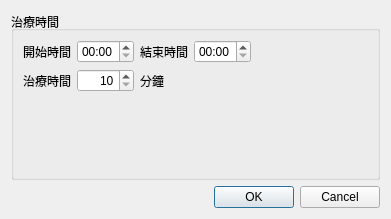
<?xml version="1.0" encoding="UTF-8"?>
<ui version="4.0">
 <class>Dialog_treat_time</class>
 <widget class="QDialog" name="Dialog_treat_time">
  <property name="windowModality">
   <enum>Qt::NonModal</enum>
  </property>
  <property name="geometry">
   <rect>
    <x>0</x>
    <y>0</y>
    <width>391</width>
    <height>219</height>
   </rect>
  </property>
  <property name="sizePolicy">
   <sizepolicy hsizetype="Preferred" vsizetype="Preferred">
    <horstretch>0</horstretch>
    <verstretch>0</verstretch>
   </sizepolicy>
  </property>
  <property name="windowTitle">
   <string>治療時間設定</string>
  </property>
  <layout class="QVBoxLayout" name="verticalLayout">
   <item>
    <widget class="QGroupBox" name="groupBox_3">
     <property name="title">
      <string>治療時間</string>
     </property>
     <property name="alignment">
      <set>Qt::AlignLeading|Qt::AlignLeft|Qt::AlignVCenter</set>
     </property>
     <property name="flat">
      <bool>true</bool>
     </property>
     <layout class="QGridLayout" name="gridLayout_3">
      <item row="1" column="2">
       <widget class="QLabel" name="label_3">
        <property name="text">
         <string>結束時間</string>
        </property>
       </widget>
      </item>
      <item row="1" column="4">
       <spacer name="horizontalSpacer">
        <property name="orientation">
         <enum>Qt::Horizontal</enum>
        </property>
        <property name="sizeHint" stdset="0">
         <size>
          <width>40</width>
          <height>20</height>
         </size>
        </property>
       </spacer>
      </item>
      <item row="1" column="3">
       <widget class="QTimeEdit" name="timeEdit_end_time">
        <property name="currentSection">
         <enum>QDateTimeEdit::HourSection</enum>
        </property>
        <property name="displayFormat">
         <string>hh:mm</string>
        </property>
       </widget>
      </item>
      <item row="2" column="2">
       <widget class="QLabel" name="label">
        <property name="text">
         <string>分鐘</string>
        </property>
       </widget>
      </item>
      <item row="1" column="0">
       <widget class="QLabel" name="label_4">
        <property name="text">
         <string>開始時間</string>
        </property>
       </widget>
      </item>
      <item row="2" column="0">
       <widget class="QLabel" name="label_5">
        <property name="text">
         <string>治療時間</string>
        </property>
       </widget>
      </item>
      <item row="1" column="1">
       <widget class="QTimeEdit" name="timeEdit_start_time">
        <property name="currentSection">
         <enum>QDateTimeEdit::HourSection</enum>
        </property>
        <property name="displayFormat">
         <string>hh:mm</string>
        </property>
       </widget>
      </item>
      <item row="2" column="1">
       <widget class="QSpinBox" name="spinBox_time">
        <property name="alignment">
         <set>Qt::AlignRight|Qt::AlignTrailing|Qt::AlignVCenter</set>
        </property>
        <property name="minimum">
         <number>10</number>
        </property>
        <property name="maximum">
         <number>120</number>
        </property>
        <property name="singleStep">
         <number>10</number>
        </property>
        <property name="value">
         <number>10</number>
        </property>
       </widget>
      </item>
      <item row="3" column="1">
       <spacer name="verticalSpacer">
        <property name="orientation">
         <enum>Qt::Vertical</enum>
        </property>
        <property name="sizeHint" stdset="0">
         <size>
          <width>20</width>
          <height>40</height>
         </size>
        </property>
       </spacer>
      </item>
     </layout>
    </widget>
   </item>
   <item>
    <widget class="QDialogButtonBox" name="buttonBox">
     <property name="orientation">
      <enum>Qt::Horizontal</enum>
     </property>
     <property name="standardButtons">
      <set>QDialogButtonBox::Cancel|QDialogButtonBox::Ok</set>
     </property>
     <property name="centerButtons">
      <bool>false</bool>
     </property>
    </widget>
   </item>
  </layout>
 </widget>
 <resources/>
 <connections>
  <connection>
   <sender>buttonBox</sender>
   <signal>accepted()</signal>
   <receiver>Dialog_treat_time</receiver>
   <slot>accept()</slot>
   <hints>
    <hint type="sourcelabel">
     <x>248</x>
     <y>254</y>
    </hint>
    <hint type="destinationlabel">
     <x>157</x>
     <y>274</y>
    </hint>
   </hints>
  </connection>
  <connection>
   <sender>buttonBox</sender>
   <signal>rejected()</signal>
   <receiver>Dialog_treat_time</receiver>
   <slot>reject()</slot>
   <hints>
    <hint type="sourcelabel">
     <x>316</x>
     <y>260</y>
    </hint>
    <hint type="destinationlabel">
     <x>286</x>
     <y>274</y>
    </hint>
   </hints>
  </connection>
 </connections>
</ui>
